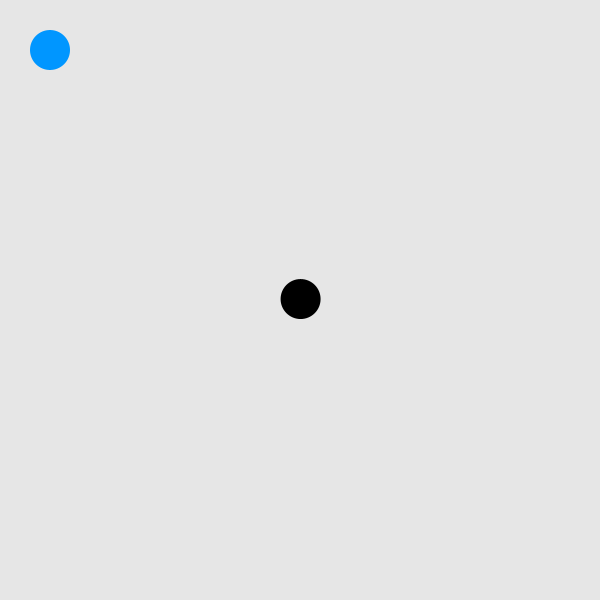
Frame 1 (no input)
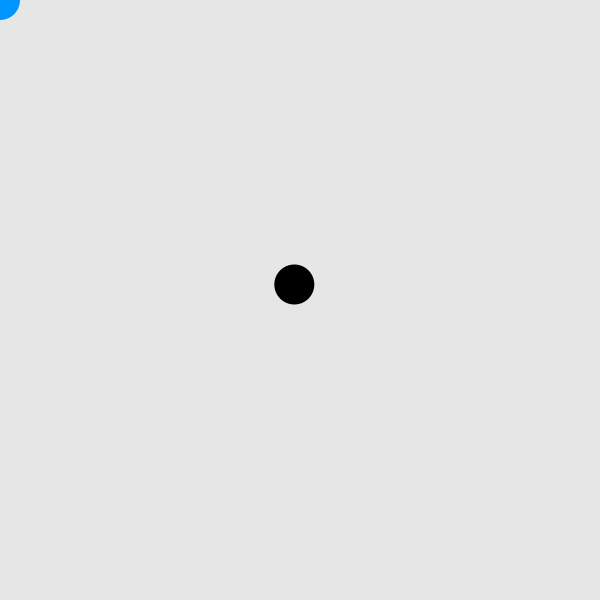
Frame 60 (the mouse pressed at the canvas centre just before this capture)
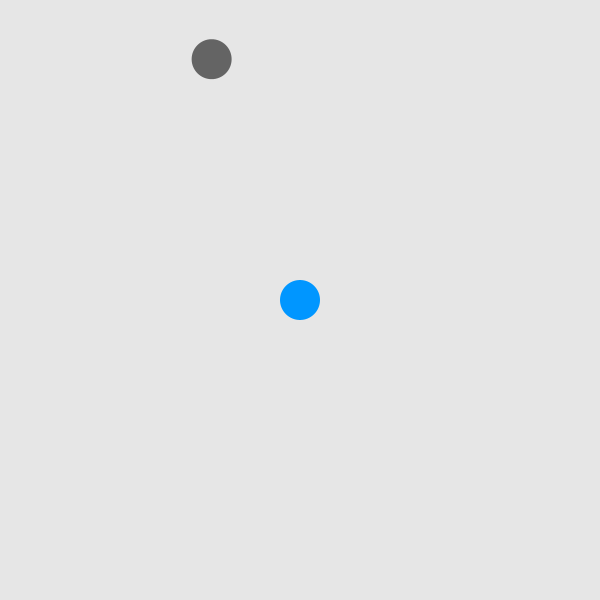
Frame 120 (the mouse held since frame 60 and released just before this capture)

The Processing sketch that drew these frames (run headless with seeded random() and noise(); from frame 60 on, the mouse is pressed at the canvas centre):

// Processing sketch: FiniteStateMachineAI
// ── FiniteStateMachineAI.pde

/*
FINITE STATE MACHINE AI
 Jeff Thompson | 2015 | www.jeffreythompson.org
 
 A "finite state machine" or FSM is a way of conceptualizing an 
 entity that has specific and discreet states - in other words, the 
 object can only have one state at a time. With well-chosen states,
 we can create complex-seeming behavior that can mimic physical
 conditions (how the entity moves) or emotional states (angry, curious,
 idle).
 
 For example, we can think of a zombie, but you can substitute the 
 "attack" langauge for any other kind of behavior. Here are some common
 game AI states:
 
   IDLE          just stays still, only aware if something engages it directly
   AWARE         searches for intruders, notices things like open doors
   INTRIGUED     knows something is happening, abandons path to seek
   ALERT         aware of the player and begins hunting them down
   AGGRESSIVE    actively attacking the player
   FLEEING       runs away from the player
   DEAD          no longer aware, but may be revived (depending on the game)
 
 Let's simplify our system a bit. By combining triggers with the resulting
 action, we have what's called a State/Even Table:
   1. idle until player is within a certain range
   2. if within range, moves towards the player
   3. if close enough, attacks
   4. when attack is finished, flee from the player
 
 Implementing this in code is easier than you'd think – we just need
 some if/else statements to control the behavior. This example uses 
 the PVector class, so if you haven't read about that yet, take a look
 at the Processing examples, or the "SeekAndFlee" example here.
 
 For a much more detailed description of FSM AI, see:
 +  http://en.wikipedia.org/wiki/Finite-state_machine
 +  https://software.intel.com/en-us/articles/designing-artificial-intelligence-for-games-part-1
 +  http://gamedevelopment.tutsplus.com/tutorials/finite-state-machines-theory-and-implementation--gamedev-11867
 
 CHALLENGE:
 +  Can you get change the "flee" state to be triggered when the player
    attacks, maybe by clicking or hitting the spacebar?
 +
 
 */

float zombieIdleSpeed =   2;          // how fast can the zombie move?
float zombieRunSpeed =    4;          // diff speeds give more nuanced behavior
float zombieAttackSpeed = 6;
color zombieColor =       color(0);   // change color depending on the state

int idle =    0;                      // states could just be #s, but giving
int seek =    1;                      // them names makes them easier to track
int attack =  2;
int flee =    4;
int state =   idle;                   // set initial state to idle

PVector player, zombie;               // positions, set in setup()


void setup() {
  size(600,600);
  cursor(CROSS);
  
  // initial positions, use the mouse to move
  player = new PVector(50, 50);
  zombie = new PVector(width/2, height/2);
}

void draw() {
  background(230);
  
  // draw player and update the position
  fill(0,150,255);
  noStroke();
  ellipse(player.x, player.y, 40,40);
  player.x = mouseX;
  player.y = mouseY;
  
  // set the zombie's state depending on distance
  float dist = player.dist(zombie);
  if (dist > 300) state = idle;          // further than 300px, wander
  else if (dist < 20) state = flee;      // close enough to touch you, run away
  
  // if we're not currently fleeing but we're within range,
  // either seek or attack
  if (state != flee) {
    if (dist <= 300 && dist > 100) state = seek;
    else if (dist <= 100) state = attack;
  }
  
  // based on current state of the zombie, exhibit different
  // behavior and change color to indicate the state
  
  // randomly wander about, looking for the player
  // note: you could code a random idle movement if you wanted
  if (state == idle) {  
    zombie.x += random(-zombieIdleSpeed, zombieIdleSpeed);
    zombie.y += random(-zombieIdleSpeed, zombieIdleSpeed);
    zombieColor = color(0);
  }
  
  // normal seek AI behavior – for a description, see the
  // "SeekAndFlee" example in this repo
  else if (state == seek) {
    PVector direction = PVector.sub(player, zombie);
    direction.normalize();
    direction.mult(zombieRunSpeed);
    zombie.add(direction);
    zombieColor = color(150,0,0);    // dark red
  }
  
  // attack state is like seek, but at a different speed (set at top)
  else if (state == attack) {
    PVector direction = PVector.sub(player, zombie);
    direction.normalize();
    direction.mult(zombieAttackSpeed);
    zombie.add(direction);
    zombieColor = color(255,0,0);    // angry bright red!
  }
  
  // flee is the opposite of seek - subtract to move away
  else if (state == flee) {
    PVector direction = PVector.sub(player, zombie);
    direction.normalize();
    direction.mult(zombieRunSpeed);
    zombie.sub(direction);
    zombieColor = color(100);        // a cowardly blue-green
  }
  
  // draw the zombie
  fill(zombieColor);
  ellipse(zombie.x, zombie.y, 40,40);
}
